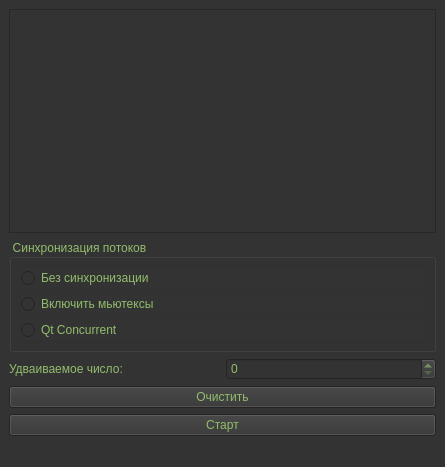
<?xml version="1.0" encoding="UTF-8"?>
<ui version="4.0">
 <class>MainWindow</class>
 <widget class="QMainWindow" name="MainWindow">
  <property name="geometry">
   <rect>
    <x>0</x>
    <y>0</y>
    <width>445</width>
    <height>467</height>
   </rect>
  </property>
  <property name="windowTitle">
   <string>RaceExample</string>
  </property>
  <property name="styleSheet">
   <string notr="true">background-color: rgb(51, 51, 51);</string>
  </property>
  <widget class="QWidget" name="centralwidget">
   <layout class="QGridLayout" name="gridLayout">
    <item row="0" column="0" colspan="2">
     <widget class="QTextEdit" name="te_debug">
      <property name="styleSheet">
       <string notr="true">color: rgb(146, 189, 108);</string>
      </property>
      <property name="readOnly">
       <bool>true</bool>
      </property>
     </widget>
    </item>
    <item row="4" column="0" colspan="2">
     <widget class="QPushButton" name="pb_clear">
      <property name="styleSheet">
       <string notr="true">color: rgb(146, 189, 108);</string>
      </property>
      <property name="text">
       <string>Очистить</string>
      </property>
     </widget>
    </item>
    <item row="3" column="0">
     <widget class="QLabel" name="lb_initNum">
      <property name="styleSheet">
       <string notr="true">color: rgb(146, 189, 108);</string>
      </property>
      <property name="text">
       <string>Удваиваемое число:</string>
      </property>
     </widget>
    </item>
    <item row="5" column="0" colspan="2">
     <widget class="QPushButton" name="pb_start">
      <property name="styleSheet">
       <string notr="true">color: rgb(146, 189, 108);</string>
      </property>
      <property name="text">
       <string>Старт</string>
      </property>
     </widget>
    </item>
    <item row="3" column="1">
     <widget class="QSpinBox" name="sb_initNum">
      <property name="styleSheet">
       <string notr="true">color: rgb(146, 189, 108);</string>
      </property>
      <property name="maximum">
       <number>1000000000</number>
      </property>
     </widget>
    </item>
    <item row="2" column="0" colspan="2">
     <widget class="QGroupBox" name="gb_synch">
      <property name="minimumSize">
       <size>
        <width>0</width>
        <height>0</height>
       </size>
      </property>
      <property name="styleSheet">
       <string notr="true">color: rgb(146, 189, 108);</string>
      </property>
      <property name="title">
       <string>Синхронизация потоков</string>
      </property>
      <layout class="QVBoxLayout" name="verticalLayout">
       <item>
        <widget class="QRadioButton" name="rb_synchOff">
         <property name="styleSheet">
          <string notr="true">color: rgb(146, 189, 108);</string>
         </property>
         <property name="text">
          <string>Без синхронизации</string>
         </property>
        </widget>
       </item>
       <item>
        <widget class="QRadioButton" name="rb_mutexOn">
         <property name="styleSheet">
          <string notr="true">color: rgb(146, 189, 108);</string>
         </property>
         <property name="text">
          <string>Включить мьютексы</string>
         </property>
        </widget>
       </item>
       <item>
        <widget class="QRadioButton" name="rb_qtConcur">
         <property name="styleSheet">
          <string notr="true">color: rgb(146, 189, 108);</string>
         </property>
         <property name="text">
          <string>Qt Concurrent</string>
         </property>
        </widget>
       </item>
      </layout>
     </widget>
    </item>
   </layout>
  </widget>
  <widget class="QMenuBar" name="menubar">
   <property name="geometry">
    <rect>
     <x>0</x>
     <y>0</y>
     <width>445</width>
     <height>21</height>
    </rect>
   </property>
  </widget>
  <widget class="QStatusBar" name="statusbar"/>
 </widget>
 <tabstops>
  <tabstop>te_debug</tabstop>
  <tabstop>sb_initNum</tabstop>
  <tabstop>pb_clear</tabstop>
  <tabstop>pb_start</tabstop>
 </tabstops>
 <resources/>
 <connections>
  <connection>
   <sender>pb_clear</sender>
   <signal>clicked()</signal>
   <receiver>te_debug</receiver>
   <slot>clear()</slot>
   <hints>
    <hint type="sourcelabel">
     <x>198</x>
     <y>262</y>
    </hint>
    <hint type="destinationlabel">
     <x>306</x>
     <y>117</y>
    </hint>
   </hints>
  </connection>
 </connections>
</ui>
